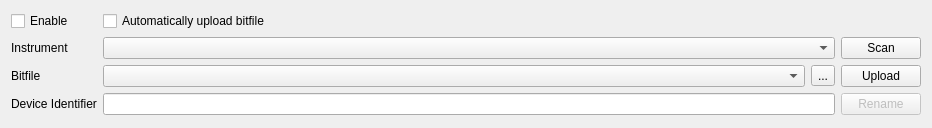
<?xml version="1.0" encoding="UTF-8"?>
<ui version="4.0">
 <class>Form</class>
 <widget class="QWidget" name="Form">
  <property name="geometry">
   <rect>
    <x>0</x>
    <y>0</y>
    <width>932</width>
    <height>128</height>
   </rect>
  </property>
  <property name="windowTitle">
   <string>Form</string>
  </property>
  <layout class="QGridLayout" name="gridLayout">
   <item row="3" column="4">
    <widget class="QPushButton" name="renameButton">
     <property name="enabled">
      <bool>false</bool>
     </property>
     <property name="text">
      <string>Rename</string>
     </property>
    </widget>
   </item>
   <item row="3" column="1" colspan="3">
    <widget class="QLineEdit" name="identifierEdit"/>
   </item>
   <item row="2" column="0">
    <widget class="QLabel" name="label_2">
     <property name="text">
      <string>Bitfile</string>
     </property>
    </widget>
   </item>
   <item row="1" column="0">
    <widget class="QLabel" name="label">
     <property name="text">
      <string>Instrument</string>
     </property>
    </widget>
   </item>
   <item row="1" column="4">
    <widget class="QPushButton" name="pushButtonScan">
     <property name="text">
      <string>Scan</string>
     </property>
    </widget>
   </item>
   <item row="3" column="0">
    <widget class="QLabel" name="label_3">
     <property name="text">
      <string>Device Identifier</string>
     </property>
    </widget>
   </item>
   <item row="2" column="4">
    <widget class="QPushButton" name="uploadButton">
     <property name="text">
      <string>Upload</string>
     </property>
    </widget>
   </item>
   <item row="2" column="3">
    <widget class="QToolButton" name="toolButtonOpenBitfile">
     <property name="text">
      <string>...</string>
     </property>
     <property name="icon">
      <iconset resource="Experiment.qrc">
       <normaloff>:/openicon/icons/document-open-5.png</normaloff>:/openicon/icons/document-open-5.png</iconset>
     </property>
    </widget>
   </item>
   <item row="2" column="1" colspan="2">
    <widget class="QComboBox" name="comboBoxBitfiles"/>
   </item>
   <item row="1" column="1" colspan="3">
    <widget class="QComboBox" name="comboBoxInstruments">
     <property name="sizePolicy">
      <sizepolicy hsizetype="Preferred" vsizetype="Fixed">
       <horstretch>1</horstretch>
       <verstretch>0</verstretch>
      </sizepolicy>
     </property>
     <property name="minimumSize">
      <size>
       <width>180</width>
       <height>0</height>
      </size>
     </property>
    </widget>
   </item>
   <item row="4" column="1">
    <spacer name="verticalSpacer">
     <property name="orientation">
      <enum>Qt::Vertical</enum>
     </property>
     <property name="sizeHint" stdset="0">
      <size>
       <width>20</width>
       <height>40</height>
      </size>
     </property>
    </spacer>
   </item>
   <item row="0" column="0">
    <widget class="QCheckBox" name="enableCheckBox">
     <property name="sizePolicy">
      <sizepolicy hsizetype="Preferred" vsizetype="Fixed">
       <horstretch>0</horstretch>
       <verstretch>0</verstretch>
      </sizepolicy>
     </property>
     <property name="text">
      <string>Enable</string>
     </property>
    </widget>
   </item>
   <item row="0" column="1">
    <widget class="QCheckBox" name="checkBoxAutoUpload">
     <property name="text">
      <string>Automatically upload bitfile</string>
     </property>
    </widget>
   </item>
  </layout>
 </widget>
 <resources>
  <include location="Experiment.qrc"/>
 </resources>
 <connections/>
</ui>
